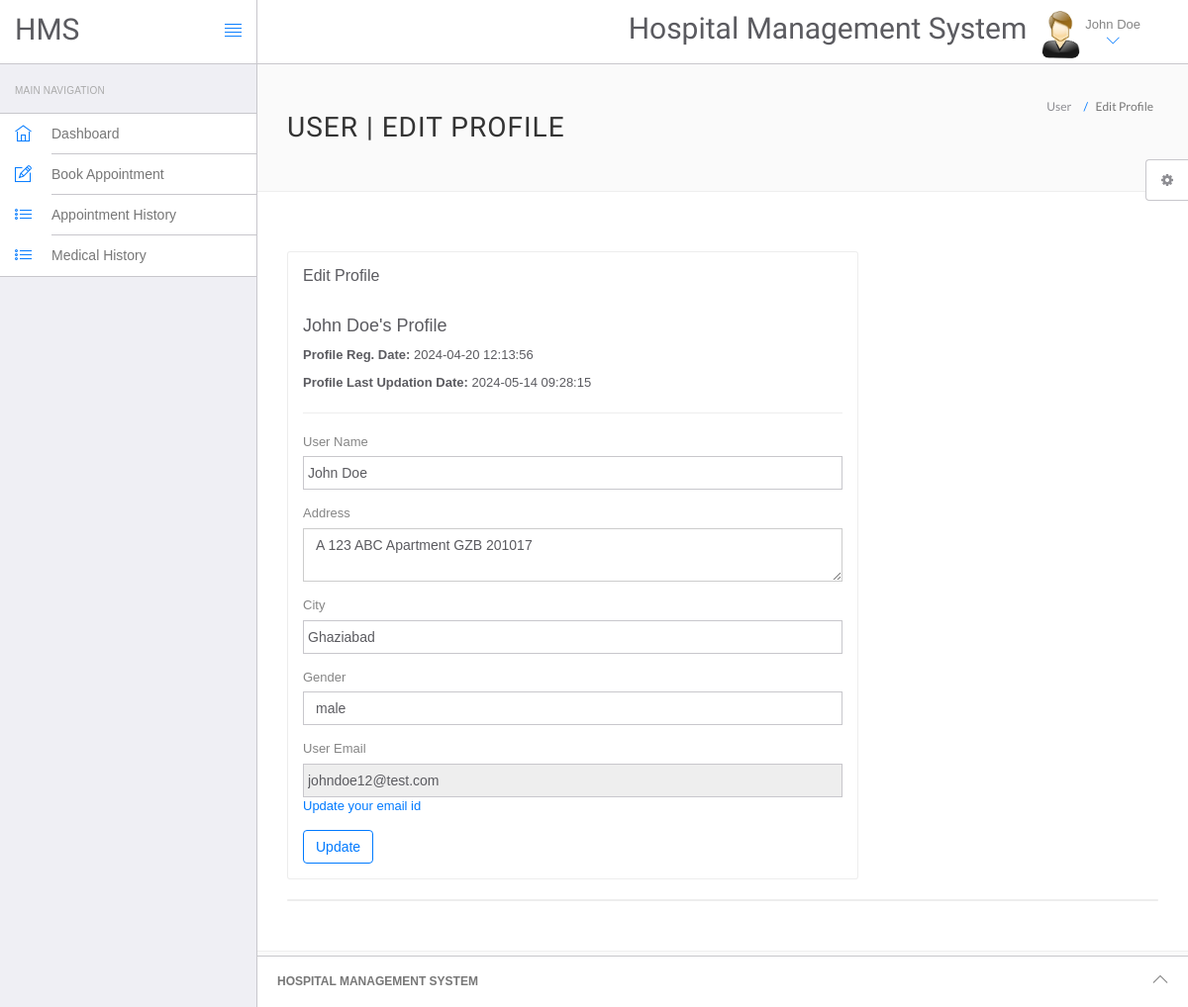
The page /hms/edit-profile.php (signed in) on the database as committed earlier.
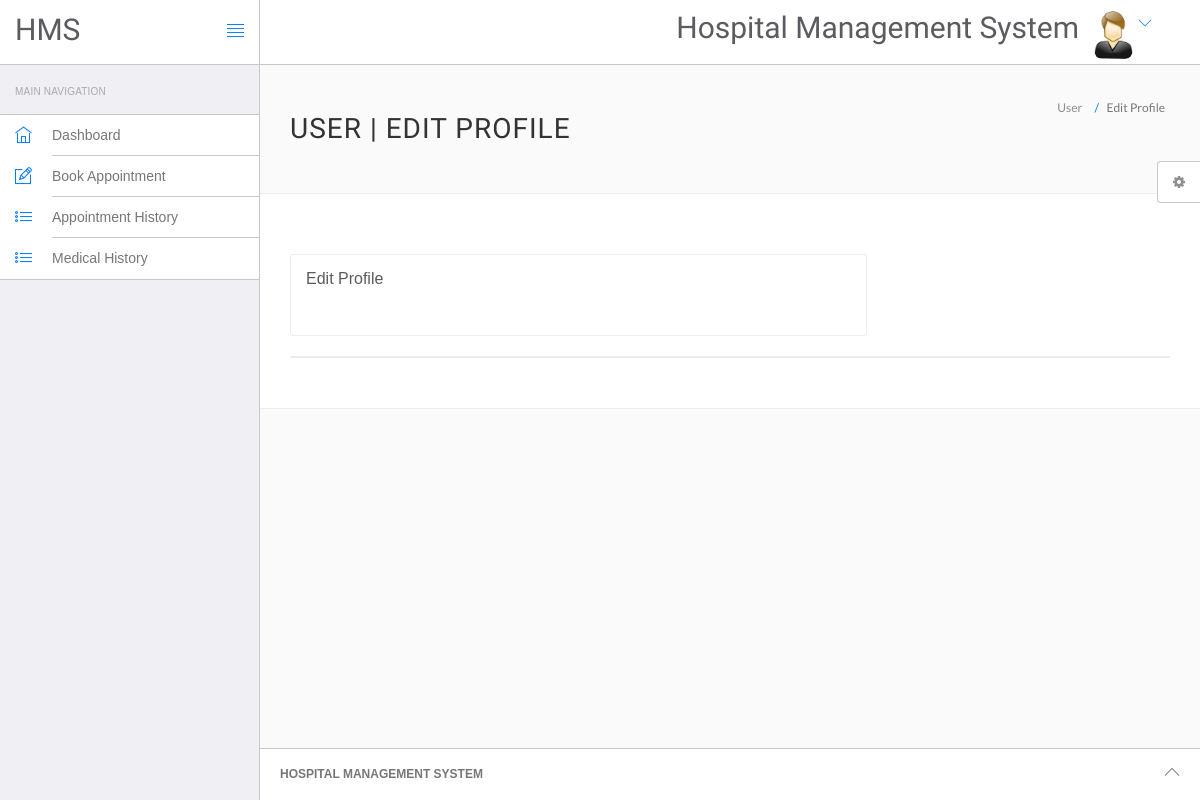
The same page on the database as committed later.
### tables this page shows
CREATE TABLE `users` (
  `id` int(11) NOT NULL,
  `fullName` varchar(255) DEFAULT NULL,
  `address` longtext DEFAULT NULL,
  `city` varchar(255) DEFAULT NULL,
  `gender` varchar(255) DEFAULT NULL,
  `email` varchar(255) DEFAULT NULL,
  `password` varchar(255) DEFAULT NULL,
  `regDate` timestamp NULL DEFAULT current_timestamp(),
  `updationDate` timestamp NULL DEFAULT NULL ON UPDATE current_timestamp()
);

### hms/edit-profile.php (the view, shortened to what the changed rows need)
<?php
include('include/config.php');
?>
<!DOCTYPE html>
<html lang="en">
	<head>
		<link rel="stylesheet" href="vendor/bootstrap/css/bootstrap.min.css">
		<link rel="stylesheet" href="vendor/fontawesome/css/font-awesome.min.css">
		<link rel="stylesheet" href="vendor/themify-icons/themify-icons.min.css">
		<link href="vendor/animate.css/animate.min.css" rel="stylesheet" media="screen">
		<link href="vendor/perfect-scrollbar/perfect-scrollbar.min.css" rel="stylesheet" media="screen">
		<link href="vendor/switchery/switchery.min.css" rel="stylesheet" media="screen">
		<link href="vendor/bootstrap-touchspin/jquery.bootstrap-touchspin.min.css" rel="stylesheet" media="screen">
		<link href="vendor/select2/select2.min.css" rel="stylesheet" media="screen">
		<link href="vendor/bootstrap-datepicker/bootstrap-datepicker3.standalone.min.css" rel="stylesheet" media="screen">
		<link href="vendor/bootstrap-timepicker/bootstrap-timepicker.min.css" rel="stylesheet" media="screen">
		<link rel="stylesheet" href="assets/css/styles.css">
		<link rel="stylesheet" href="assets/css/plugins.css">
		<link rel="stylesheet" href="assets/css/themes/theme-1.css" id="skin_color" />
	</head>
	<body>
		<div id="app">
			<div class="app-content">
						<?php include('include/header.php');?>
				<div class="main-content" >
					<div class="wrap-content container" id="container">
						<section id="page-title">
							<div class="row">
								<div class="col-sm-8">
									<h1 class="mainTitle">User | Edit Profile</h1>
																	</div>
							</div>
						</section>
						<div class="container-fluid container-fullw bg-white">
							<div class="row">
								<div class="col-md-12">
									<div class="row margin-top-30">
										<div class="col-lg-8 col-md-12">
											<div class="panel panel-white">
												<div class="panel-heading">
													<h5 class="panel-title">Edit Profile</h5>
												</div>
												<div class="panel-body">
									<?php
$sql=mysqli_query($con,"select * from users where id='".$_SESSION['id']."'");
while($data=mysqli_fetch_array($sql))
{
?>
<h4><?php echo htmlentities($data['fullName']);?>'s Profile</h4>
<p><b>Profile Reg. Date: </b><?php echo htmlentities($data['regDate']);?></p>
<?php if($data['updationDate']){?>
<p><b>Profile Last Updation Date: </b><?php echo htmlentities($data['updationDate']);?></p>
<?php } ?>
<hr />													<form role="form" name="edit" method="post">
<div class="form-group">
															<label for="fname">
																 User Name
															</label>
	<input type="text" name="fname" class="form-control" value="<?php echo htmlentities($data['fullName']);?>" >
														</div>
<div class="form-group">
															<label for="address">
																 Address
															</label>
					<textarea name="address" class="form-control"><?php echo htmlentities($data['address']);?></textarea>
														</div>
<div class="form-group">
															<label for="city">
																 City
															</label>
		<input type="text" name="city" class="form-control" required="required"  value="<?php echo htmlentities($data['city']);?>" >
														</div>
<div class="form-group">
									<label for="gender">
																Gender
															</label>
<select name="gender" class="form-control" required="required" >
<option value="<?php echo htmlentities($data['gender']);?>"><?php echo htmlentities($data['gender']);?></option>
</select>
														</div>
<div class="form-group">
									<label for="fess">
																 User Email
															</label>
					<input type="email" name="uemail" class="form-control"  readonly="readonly"  value="<?php echo htmlentities($data['email']);?>">
					<a href="change-emaild.php">Update your email id</a>
														</div>
														<button type="submit" name="submit" class="btn btn-o btn-primary">
															Update
														</button>
													</form>
													<?php } ?>
												</div>
											</div>
										</div>
											</div>
										</div>
									</div>
								</div>
					</div>
				</div>
			</div>
		</div>
	</body>
</html>

### hms/include/header.php (shortened to what the changed rows need)
<header class="navbar navbar-default navbar-static-top">
					<div class="navbar-header">
						<a class="navbar-brand" href="#">
							<h2 style="padding-top:20% ">HMS</h2>
						</a>
					</div>
					<div class="navbar-collapse collapse">
						<ul class="nav navbar-right">
								<li  style="padding-top:2% ">
								<h2>Hospital Management System</h2>
							</li>
							<li class="dropdown current-user">
								<a href class="dropdown-toggle" data-toggle="dropdown">
									<img src="assets/images/images.jpg"> <span class="username">
									<?php $query=mysqli_query($con,"select fullName from users where id='".$_SESSION['id']."'");
while($row=mysqli_fetch_array($query))
{
	echo $row['fullName'];
}
									?> <i class="ti-angle-down"></i></i></span>
								</a>
							</li>
						</ul>
					</div>
				</header>

Rows that differ between the two databases and show on the page:
removed users: fullName "John Doe", regDate "2024-04-20 12:13:56", updationDate "2024-05-14 09:28:15", fname "John Doe", address "A 123 ABC Apartment GZB 201017", city "Ghaziabad", gender "male", uemail "johndoe12@test.com"
